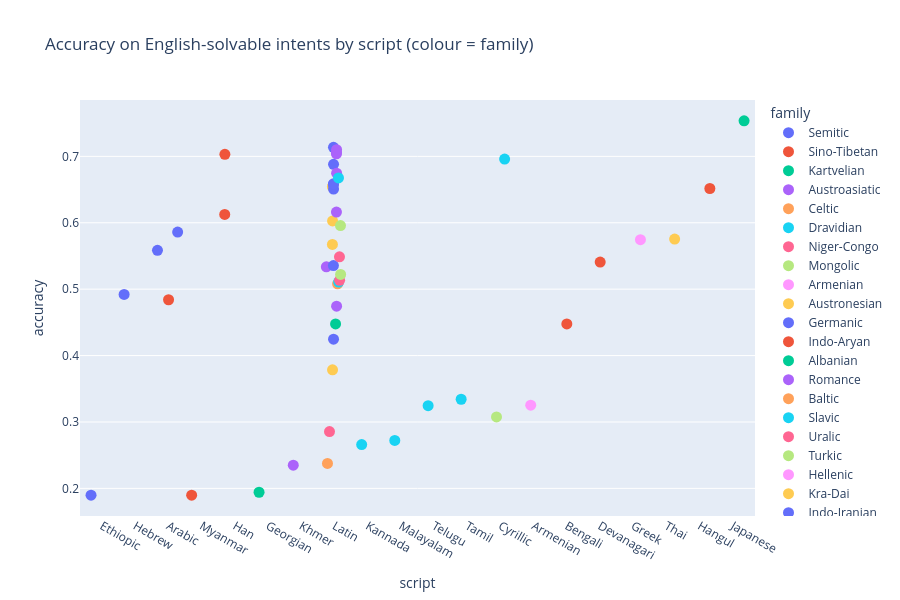

The code cell stored with this chart in its notebook:
### Markdown cell above
## Accuracy by script

Each dot is a language on the English-solvable intents, grouped by script and coloured by family.

### Code cell
gm = g.drop(EN).join(meta).reset_index()
fig = px.strip(gm, x="script", y="acc", color="family", hover_name="locale",
               title="Accuracy on English-solvable intents by script (colour = family)")
fig.update_traces(marker_size=11); fig.update_layout(height=600, yaxis_title="accuracy"); fig.show()

### Figure 1 — Plotly figure (JSON) as saved in the notebook; plotly's stock layout.template omitted (floating-point values rounded to 4 significant figures)
{"data": [{"alignmentgroup": "True", "boxpoints": "all", "fillcolor": "rgba(255,255,255,0)", "hoveron": "points", "hovertemplate": "<b>%{hovertext}</b><br><br>family=Semitic<br>script=%{x}<br>acc=%{y}<extra></extra>", "hovertext": ["am-ET", "he-IL", "ar-SA"], "legendgroup": "Semitic", "line": {"color": "rgba(255,255,255,0)"}, "marker": {"color": "#636efa", "size": 11}, "name": "Semitic", "offsetgroup": "Semitic", "orientation": "v", "pointpos": 0, "showlegend": true, "type": "box", "x": ["Ethiopic", "Hebrew", "Arabic"], "x0": " ", "xaxis": "x", "y": [0.1897, 0.492, 0.5585], "y0": " ", "yaxis": "y"}, {"alignmentgroup": "True", "boxpoints": "all", "fillcolor": "rgba(255,255,255,0)", "hoveron": "points", "hovertemplate": "<b>%{hovertext}</b><br><br>family=Sino-Tibetan<br>script=%{x}<br>acc=%{y}<extra></extra>", "hovertext": ["my-MM", "zh-TW", "zh-CN"], "legendgroup": "Sino-Tibetan", "line": {"color": "rgba(255,255,255,0)"}, "marker": {"color": "#EF553B", "size": 11}, "name": "Sino-Tibetan", "offsetgroup": "Sino-Tibetan", "orientation": "v", "pointpos": 0, "showlegend": true, "type": "box", "x": ["Myanmar", "Han", "Han"], "x0": " ", "xaxis": "x", "y": [0.1897, 0.6126, 0.703], "y0": " ", "yaxis": "y"}, {"alignmentgroup": "True", "boxpoints": "all", "fillcolor": "rgba(255,255,255,0)", "hoveron": "points", "hovertemplate": "<b>%{hovertext}</b><br><br>family=Kartvelian<br>script=%{x}<br>acc=%{y}<extra></extra>", "hovertext": ["ka-GE"], "legendgroup": "Kartvelian", "line": {"color": "rgba(255,255,255,0)"}, "marker": {"color": "#00cc96", "size": 11}, "name": "Kartvelian", "offsetgroup": "Kartvelian", "orientation": "v", "pointpos": 0, "showlegend": true, "type": "box", "x": ["Georgian"], "x0": " ", "xaxis": "x", "y": [0.1941], "y0": " ", "yaxis": "y"}, {"alignmentgroup": "True", "boxpoints": "all", "fillcolor": "rgba(255,255,255,0)", "hoveron": "points", "hovertemplate": "<b>%{hovertext}</b><br><br>family=Austroasiatic<br>script=%{x}<br>acc=%{y}<extra></extra>", "hovertext": ["km-KH", "vi-VN"], "legendgroup": "Austroasiatic", "line": {"color": "rgba(255,255,255,0)"}, "marker": {"color": "#ab63fa", "size": 11}, "name": "Austroasiatic", "offsetgroup": "Austroasiatic", "orientation": "v", "pointpos": 0, "showlegend": true, "type": "box", "x": ["Khmer", "Latin"], "x0": " ", "xaxis": "x", "y": [0.2349, 0.5337], "y0": " ", "yaxis": "y"}, {"alignmentgroup": "True", "boxpoints": "all", "fillcolor": "rgba(255,255,255,0)", "hoveron": "points", "hovertemplate": "<b>%{hovertext}</b><br><br>family=Celtic<br>script=%{x}<br>acc=%{y}<extra></extra>", "hovertext": ["cy-GB"], "legendgroup": "Celtic", "line": {"color": "rgba(255,255,255,0)"}, "marker": {"color": "#FFA15A", "size": 11}, "name": "Celtic", "offsetgroup": "Celtic", "orientation": "v", "pointpos": 0, "showlegend": true, "type": "box", "x": ["Latin"], "x0": " ", "xaxis": "x", "y": [0.2376], "y0": " ", "yaxis": "y"}, {"alignmentgroup": "True", "boxpoints": "all", "fillcolor": "rgba(255,255,255,0)", "hoveron": "points", "hovertemplate": "<b>%{hovertext}</b><br><br>family=Dravidian<br>script=%{x}<br>acc=%{y}<extra></extra>", "hovertext": ["kn-IN", "ml-IN", "te-IN", "ta-IN"], "legendgroup": "Dravidian", "line": {"color": "rgba(255,255,255,0)"}, "marker": {"color": "#19d3f3", "size": 11}, "name": "Dravidian", "offsetgroup": "Dravidian", "orientation": "v", "pointpos": 0, "showlegend": true, "type": "box", "x": ["Kannada", "Malayalam", "Telugu", "Tamil"], "x0": " ", "xaxis": "x", "y": [0.266, 0.2722, 0.3245, 0.3342], "y0": " ", "yaxis": "y"}, {"alignmentgroup": "True", "boxpoints": "all", "fillcolor": "rgba(255,255,255,0)", "hoveron": "points", "hovertemplate": "<b>%{hovertext}</b><br><br>family=Niger-Congo<br>script=%{x}<br>acc=%{y}<extra></extra>", "hovertext": ["sw-KE"], "legendgroup": "Niger-Congo", "line": {"color": "rgba(255,255,255,0)"}, "marker": {"color": "#FF6692", "size": 11}, "name": "Niger-Congo", "offsetgroup": "Niger-Congo", "orientation": "v", "pointpos": 0, "showlegend": true, "type": "box", "x": ["Latin"], "x0": " ", "xaxis": "x", "y": [0.2855], "y0": " ", "yaxis": "y"}, {"alignmentgroup": "True", "boxpoints": "all", "fillcolor": "rgba(255,255,255,0)", "hoveron": "points", "hovertemplate": "<b>%{hovertext}</b><br><br>family=Mongolic<br>script=%{x}<br>acc=%{y}<extra></extra>", "hovertext": ["mn-MN"], "legendgroup": "Mongolic", "line": {"color": "rgba(255,255,255,0)"}, "marker": {"color": "#B6E880", "size": 11}, "name": "Mongolic", "offsetgroup": "Mongolic", "orientation": "v", "pointpos": 0, "showlegend": true, "type": "box", "x": ["Cyrillic"], "x0": " ", "xaxis": "x", "y": [0.3076], "y0": " ", "yaxis": "y"}, {"alignmentgroup": "True", "boxpoints": "all", "fillcolor": "rgba(255,255,255,0)", "hoveron": "points", "hovertemplate": "<b>%{hovertext}</b><br><br>family=Armenian<br>script=%{x}<br>acc=%{y}<extra></extra>", "hovertext": ["hy-AM"], "legendgroup": "Armenian", "line": {"color": "rgba(255,255,255,0)"}, "marker": {"color": "#FF97FF", "size": 11}, "name": "Armenian", "offsetgroup": "Armenian", "orientation": "v", "pointpos": 0, "showlegend": true, "type": "box", "x": ["Armenian"], "x0": " ", "xaxis": "x", "y": [0.3254], "y0": " ", "yaxis": "y"}, {"alignmentgroup": "True", "boxpoints": "all", "fillcolor": "rgba(255,255,255,0)", "hoveron": "points", "hovertemplate": "<b>%{hovertext}</b><br><br>family=Austronesian<br>script=%{x}<br>acc=%{y}<extra></extra>", "hovertext": ["jv-ID", "tl-PH", "ms-MY", "id-ID"], "legendgroup": "Austronesian", "line": {"color": "rgba(255,255,255,0)"}, "marker": {"color": "#FECB52", "size": 11}, "name": "Austronesian", "offsetgroup": "Austronesian", "orientation": "v", "pointpos": 0, "showlegend": true, "type": "box", "x": ["Latin", "Latin", "Latin", "Latin"], "x0": " ", "xaxis": "x", "y": [0.3785, 0.5674, 0.6028, 0.6543], "y0": " ", "yaxis": "y"}, {"alignmentgroup": "True", "boxpoints": "all", "fillcolor": "rgba(255,255,255,0)", "hoveron": "points", "hovertemplate": "<b>%{hovertext}</b><br><br>family=Germanic<br>script=%{x}<br>acc=%{y}<extra></extra>", "hovertext": ["is-IS", "af-ZA", "sv-SE", "da-DK", "nb-NO", "de-DE", "nl-NL"], "legendgroup": "Germanic", "line": {"color": "rgba(255,255,255,0)"}, "marker": {"color": "#636efa", "size": 11}, "name": "Germanic", "offsetgroup": "Germanic", "orientation": "v", "pointpos": 0, "showlegend": true, "type": "box", "x": ["Latin", "Latin", "Latin", "Latin", "Latin", "Latin", "Latin"], "x0": " ", "xaxis": "x", "y": [0.4246, 0.5355, 0.6507, 0.6578, 0.6587, 0.6879, 0.7137], "y0": " ", "yaxis": "y"}, {"alignmentgroup": "True", "boxpoints": "all", "fillcolor": "rgba(255,255,255,0)", "hoveron": "points", "hovertemplate": "<b>%{hovertext}</b><br><br>family=Indo-Aryan<br>script=%{x}<br>acc=%{y}<extra></extra>", "hovertext": ["bn-BD", "ur-PK", "hi-IN"], "legendgroup": "Indo-Aryan", "line": {"color": "rgba(255,255,255,0)"}, "marker": {"color": "#EF553B", "size": 11}, "name": "Indo-Aryan", "offsetgroup": "Indo-Aryan", "orientation": "v", "pointpos": 0, "showlegend": true, "type": "box", "x": ["Bengali", "Arabic", "Devanagari"], "x0": " ", "xaxis": "x", "y": [0.4477, 0.484, 0.5408], "y0": " ", "yaxis": "y"}, {"alignmentgroup": "True", "boxpoints": "all", "fillcolor": "rgba(255,255,255,0)", "hoveron": "points", "hovertemplate": "<b>%{hovertext}</b><br><br>family=Albanian<br>script=%{x}<br>acc=%{y}<extra></extra>", "hovertext": ["sq-AL"], "legendgroup": "Albanian", "line": {"color": "rgba(255,255,255,0)"}, "marker": {"color": "#00cc96", "size": 11}, "name": "Albanian", "offsetgroup": "Albanian", "orientation": "v", "pointpos": 0, "showlegend": true, "type": "box", "x": ["Latin"], "x0": " ", "xaxis": "x", "y": [0.4477], "y0": " ", "yaxis": "y"}, {"alignmentgroup": "True", "boxpoints": "all", "fillcolor": "rgba(255,255,255,0)", "hoveron": "points", "hovertemplate": "<b>%{hovertext}</b><br><br>family=Romance<br>script=%{x}<br>acc=%{y}<extra></extra>", "hovertext": ["ca-ES", "ro-RO", "es-ES", "it-IT", "pt-PT", "fr-FR"], "legendgroup": "Romance", "line": {"color": "rgba(255,255,255,0)"}, "marker": {"color": "#ab63fa", "size": 11}, "name": "Romance", "offsetgroup": "Romance", "orientation": "v", "pointpos": 0, "showlegend": true, "type": "box", "x": ["Latin", "Latin", "Latin", "Latin", "Latin", "Latin"], "x0": " ", "xaxis": "x", "y": [0.4743, 0.6161, 0.6746, 0.7039, 0.7057, 0.7101], "y0": " ", "yaxis": "y"}, {"alignmentgroup": "True", "boxpoints": "all", "fillcolor": "rgba(255,255,255,0)", "hoveron": "points", "hovertemplate": "<b>%{hovertext}</b><br><br>family=Baltic<br>script=%{x}<br>acc=%{y}<extra></extra>", "hovertext": ["lv-LV"], "legendgroup": "Baltic", "line": {"color": "rgba(255,255,255,0)"}, "marker": {"color": "#FFA15A", "size": 11}, "name": "Baltic", "offsetgroup": "Baltic", "orientation": "v", "pointpos": 0, "showlegend": true, "type": "box", "x": ["Latin"], "x0": " ", "xaxis": "x", "y": [0.508], "y0": " ", "yaxis": "y"}, {"alignmentgroup": "True", "boxpoints": "all", "fillcolor": "rgba(255,255,255,0)", "hoveron": "points", "hovertemplate": "<b>%{hovertext}</b><br><br>family=Slavic<br>script=%{x}<br>acc=%{y}<extra></extra>", "hovertext": ["sl-SL", "pl-PL", "ru-RU"], "legendgroup": "Slavic", "line": {"color": "rgba(255,255,255,0)"}, "marker": {"color": "#19d3f3", "size": 11}, "name": "Slavic", "offsetgroup": "Slavic", "orientation": "v", "pointpos": 0, "showlegend": true, "type": "box", "x": ["Latin", "Latin", "Cyrillic"], "x0": " ", "xaxis": "x", "y": [0.5106, 0.6676, 0.6959], "y0": " ", "yaxis": "y"}, {"alignmentgroup": "True", "boxpoints": "all", "fillcolor": "rgba(255,255,255,0)", "hoveron": "points", "hovertemplate": "<b>%{hovertext}</b><br><br>family=Uralic<br>script=%{x}<br>acc=%{y}<extra></extra>", "hovertext": ["hu-HU", "fi-FI"], "legendgroup": "Uralic", "line": {"color": "rgba(255,255,255,0)"}, "marker": {"color": "#FF6692", "size": 11}, "name": "Uralic", "offsetgroup": "Uralic", "orientation": "v", "pointpos": 0, "showlegend": true, "type": "box", "x": ["Latin", "Latin"], "x0": " ", "xaxis": "x", "y": [0.5133, 0.5488], "y0": " ", "yaxis": "y"}, {"alignmentgroup": "True", "boxpoints": "all", "fillcolor": "rgba(255,255,255,0)", "hoveron": "points", "hovertemplate": "<b>%{hovertext}</b><br><br>family=Turkic<br>script=%{x}<br>acc=%{y}<extra></extra>", "hovertext": ["az-AZ", "tr-TR"], "legendgroup": "Turkic", "line": {"color": "rgba(255,255,255,0)"}, "marker": {"color": "#B6E880", "size": 11}, "name": "Turkic", "offsetgroup": "Turkic", "orientation": "v", "pointpos": 0, "showlegend": true, "type": "box", "x": ["Latin", "Latin"], "x0": " ", "xaxis": "x", "y": [0.5222, 0.5957], "y0": " ", "yaxis": "y"}, {"alignmentgroup": "True", "boxpoints": "all", "fillcolor": "rgba(255,255,255,0)", "hoveron": "points", "hovertemplate": "<b>%{hovertext}</b><br><br>family=Hellenic<br>script=%{x}<br>acc=%{y}<extra></extra>", "hovertext": ["el-GR"], "legendgroup": "Hellenic", "line": {"color": "rgba(255,255,255,0)"}, "marker": {"color": "#FF97FF", "size": 11}, "name": "Hellenic", "offsetgroup": "Hellenic", "orientation": "v", "pointpos": 0, "showlegend": true, "type": "box", "x": ["Greek"], "x0": " ", "xaxis": "x", "y": [0.5745], "y0": " ", "yaxis": "y"}, {"alignmentgroup": "True", "boxpoints": "all", "fillcolor": "rgba(255,255,255,0)", "hoveron": "points", "hovertemplate": "<b>%{hovertext}</b><br><br>family=Kra-Dai<br>script=%{x}<br>acc=%{y}<extra></extra>", "hovertext": ["th-TH"], "legendgroup": "Kra-Dai", "line": {"color": "rgba(255,255,255,0)"}, "marker": {"color": "#FECB52", "size": 11}, "name": "Kra-Dai", "offsetgroup": "Kra-Dai", "orientation": "v", "pointpos": 0, "showlegend": true, "type": "box", "x": ["Thai"], "x0": " ", "xaxis": "x", "y": [0.5754], "y0": " ", "yaxis": "y"}, {"alignmentgroup": "True", "boxpoints": "all", "fillcolor": "rgba(255,255,255,0)", "hoveron": "points", "hovertemplate": "<b>%{hovertext}</b><br><br>family=Indo-Iranian<br>script=%{x}<br>acc=%{y}<extra></extra>", "hovertext": ["fa-IR"], "legendgroup": "Indo-Iranian", "line": {"color": "rgba(255,255,255,0)"}, "marker": {"color": "#636efa", "size": 11}, "name": "Indo-Iranian", "offsetgroup": "Indo-Iranian", "orientation": "v", "pointpos": 0, "showlegend": true, "type": "box", "x": ["Arabic"], "x0": " ", "xaxis": "x", "y": [0.586], "y0": " ", "yaxis": "y"}, {"alignmentgroup": "True", "boxpoints": "all", "fillcolor": "rgba(255,255,255,0)", "hoveron": "points", "hovertemplate": "<b>%{hovertext}</b><br><br>family=Koreanic<br>script=%{x}<br>acc=%{y}<extra></extra>", "hovertext": ["ko-KR"], "legendgroup": "Koreanic", "line": {"color": "rgba(255,255,255,0)"}, "marker": {"color": "#EF553B", "size": 11}, "name": "Koreanic", "offsetgroup": "Koreanic", "orientation": "v", "pointpos": 0, "showlegend": true, "type": "box", "x": ["Hangul"], "x0": " ", "xaxis": "x", "y": [0.6516], "y0": " ", "yaxis": "y"}, {"alignmentgroup": "True", "boxpoints": "all", "fillcolor": "rgba(255,255,255,0)", "hoveron": "points", "hovertemplate": "<b>%{hovertext}</b><br><br>family=Japonic<br>script=%{x}<br>acc=%{y}<extra></extra>", "hovertext": ["ja-JP"], "legendgroup": "Japonic", "line": {"color": "rgba(255,255,255,0)"}, "marker": {"color": "#00cc96", "size": 11}, "name": "Japonic", "offsetgroup": "Japonic", "orientation": "v", "pointpos": 0, "showlegend": true, "type": "box", "x": ["Japanese"], "x0": " ", "xaxis": "x", "y": [0.7535], "y0": " ", "yaxis": "y"}], "layout": {"boxmode": "group", "height": 600, "legend": {"title": {"text": "family"}, "tracegroupgap": 0}, "title": {"text": "Accuracy on English-solvable intents by script (colour = family)"}, "xaxis": {"anchor": "y", "domain": [0, 1], "title": {"text": "script"}}, "yaxis": {"anchor": "x", "domain": [0, 1], "title": {"text": "accuracy"}}}}
